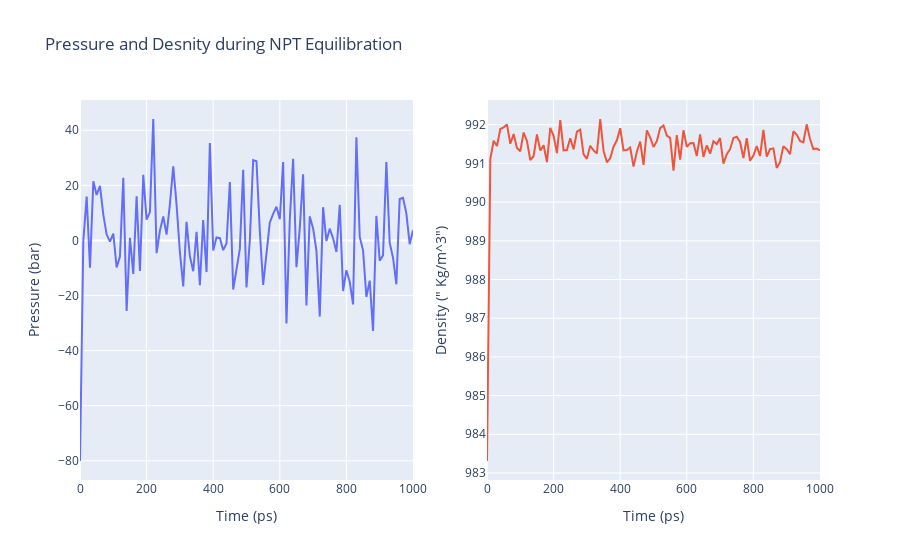

The notebook cell saved with this chart:
### Code cell
from plotly import subplots


# Read pressure and density data from file 
with open("a1101_npt_pressure_density.xvg",'r') as pd_file:
    x,y,z = map(
        list,
        zip(*[
            (float(line.split()[0]),float(line.split()[1]),float(line.split()[2]))
            for line in pd_file 
            if not line.startswith(("#","@")) 
        ])
    )

plotly.offline.init_notebook_mode(connected=True)

trace1 = go.Scatter(
    x=x,y=y
)
trace2 = go.Scatter(
    x=x,y=z
)

fig = subplots.make_subplots(rows=1, cols=2, print_grid=False)

fig.append_trace(trace1, 1, 1)
fig.append_trace(trace2, 1, 2)

fig['layout']['xaxis1'].update(title='Time (ps)')
fig['layout']['xaxis2'].update(title='Time (ps)')
fig['layout']['yaxis1'].update(title='Pressure (bar)')
fig['layout']['yaxis2'].update(title='Density (" Kg/m^3")')

fig['layout'].update(title='Pressure and Desnity during NPT Equilibration')
fig['layout'].update(showlegend=False)

plotly.offline.iplot(fig)

### Figure 1 — Plotly figure (JSON) as saved in the notebook; plotly's stock layout.template omitted (floating-point values rounded to 4 significant figures)
{"data": [{"type": "scatter", "x": [0, 10, 20, 30, 40, 50, 60, 70, 80, 90, 100, 110, 120, 130, 140, 150, 160, 170, 180, 190, 200, 210, 220, 230, 240, 250, 260, 270, 280, 290, 300, 310, 320, 330, 340, 350, 360, 370, 380, 390, 400, 410, 420, 430, 440, 450, 460, 470, 480, 490, 500, 510, 520, 530, 540, 550, 560, 570, 580, 590, 600, 610, 620, 630, 640, 650, 660, 670, 680, 690, 700, 710, 720, 730, 740, 750, 760, 770, 780, 790, 800, 810, 820, 830, 840, 850, 860, 870, 880, 890, 900, 910, 920, 930, 940, 950, 960, 970, 980, 990, 1000], "xaxis": "x", "y": [-80.07, -0.09634, 15.9, -9.856, 21.46, 16.5, 19.83, 9.382, 2.139, -0.4376, 2.447, -9.761, -5.811, 22.78, -25.63, 0.9538, -12.18, 16.08, -11.09, 23.8, 7.575, 10.3, 44.1, -4.613, 3.565, 8.679, 2.129, 13.19, 26.88, 13.01, -4.266, -16.68, 6.797, -5.752, -11.17, 3.159, -16.25, 7.398, -11.48, 35.41, -3.66, 1.092, 0.8332, -3.512, -1.114, 21.18, -17.79, -9.595, -3.064, 25.67, -17.1, 0.06662, 29.17, 28.76, 3.398, -16.15, -3.589, 6.519, 9.687, 12.25, 7.741, 28.47, -30.12, 7.452, 29.63, -9.697, 4.47, 24.02, -23.6, 8.733, 4.394, -3.718, -27.64, 12.08, -0.2131, 4.285, 0.8347, -4.187, 12.89, -18.36, -10.8, -14.99, -23.24, 37.46, 1.322, -3.584, -20.51, -14.6, -32.83, 8.913, -7.351, -5.417, 28.45, -0.7963, -6.263, -15.9, 15.04, 15.5, 9.837, -1.363, 3.702], "yaxis": "y"}, {"type": "scatter", "x": [0, 10, 20, 30, 40, 50, 60, 70, 80, 90, 100, 110, 120, 130, 140, 150, 160, 170, 180, 190, 200, 210, 220, 230, 240, 250, 260, 270, 280, 290, 300, 310, 320, 330, 340, 350, 360, 370, 380, 390, 400, 410, 420, 430, 440, 450, 460, 470, 480, 490, 500, 510, 520, 530, 540, 550, 560, 570, 580, 590, 600, 610, 620, 630, 640, 650, 660, 670, 680, 690, 700, 710, 720, 730, 740, 750, 760, 770, 780, 790, 800, 810, 820, 830, 840, 850, 860, 870, 880, 890, 900, 910, 920, 930, 940, 950, 960, 970, 980, 990, 1000], "xaxis": "x2", "y": [983.3, 991.1, 991.6, 991.4, 991.9, 991.9, 992.0, 991.5, 991.8, 991.4, 991.3, 991.8, 991.6, 991.1, 991.2, 991.7, 991.3, 991.5, 991.0, 991.9, 991.7, 991.3, 992.1, 991.3, 991.3, 991.7, 991.4, 991.8, 991.9, 991.2, 991.1, 991.5, 991.3, 991.3, 992.1, 991.3, 991.0, 991.1, 991.4, 991.6, 991.9, 991.3, 991.3, 991.4, 990.9, 991.3, 991.6, 991.0, 991.9, 991.7, 991.4, 991.6, 991.9, 992.0, 991.7, 991.7, 990.8, 991.7, 991.1, 991.9, 991.4, 991.5, 991.5, 991.2, 991.7, 991.2, 991.5, 991.3, 991.6, 991.5, 991.7, 991.0, 991.2, 991.4, 991.7, 991.7, 991.6, 991.1, 991.7, 991.1, 991.2, 991.4, 991.2, 991.9, 991.2, 991.4, 991.4, 990.9, 991.0, 991.4, 991.4, 991.2, 991.8, 991.7, 991.6, 991.5, 992.0, 991.6, 991.4, 991.4, 991.3], "yaxis": "y2"}], "layout": {"showlegend": false, "title": {"text": "Pressure and Desnity during NPT Equilibration"}, "xaxis": {"anchor": "y", "domain": [0, 0.45], "title": {"text": "Time (ps)"}}, "xaxis2": {"anchor": "y2", "domain": [0.55, 1], "title": {"text": "Time (ps)"}}, "yaxis": {"anchor": "x", "domain": [0, 1], "title": {"text": "Pressure (bar)"}}, "yaxis2": {"anchor": "x2", "domain": [0, 1], "title": {"text": "Density (\" Kg/m^3\")"}}}}
